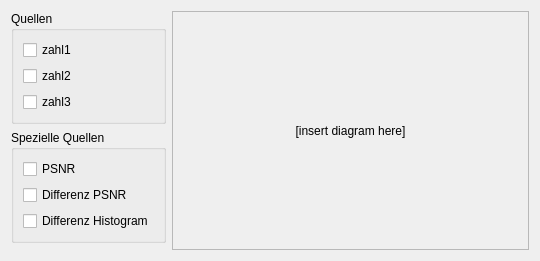
<?xml version="1.0" encoding="UTF-8"?>
<ui version="4.0">
 <class>DiagramViewer</class>
 <widget class="QWidget" name="DiagramViewer">
  <property name="geometry">
   <rect>
    <x>0</x>
    <y>0</y>
    <width>540</width>
    <height>261</height>
   </rect>
  </property>
  <property name="windowTitle">
   <string>Form</string>
  </property>
  <layout class="QGridLayout" name="gridLayout_2">
   <item row="0" column="0">
    <layout class="QVBoxLayout" name="verticalLayout">
     <item>
      <widget class="QGroupBox" name="groupBox">
       <property name="title">
        <string>Quellen</string>
       </property>
       <layout class="QVBoxLayout" name="verticalLayout_3">
        <item>
         <widget class="QCheckBox" name="checkBox_5">
          <property name="text">
           <string>zahl1</string>
          </property>
         </widget>
        </item>
        <item>
         <widget class="QCheckBox" name="checkBox_6">
          <property name="text">
           <string>zahl2</string>
          </property>
         </widget>
        </item>
        <item>
         <widget class="QCheckBox" name="checkBox_7">
          <property name="text">
           <string>zahl3</string>
          </property>
         </widget>
        </item>
       </layout>
      </widget>
     </item>
     <item>
      <widget class="QGroupBox" name="groupBox_2">
       <property name="title">
        <string>Spezielle Quellen</string>
       </property>
       <layout class="QVBoxLayout" name="verticalLayout_4">
        <item>
         <widget class="QCheckBox" name="checkBox_8">
          <property name="text">
           <string>PSNR</string>
          </property>
         </widget>
        </item>
        <item>
         <widget class="QCheckBox" name="checkBox_9">
          <property name="text">
           <string>Differenz PSNR</string>
          </property>
         </widget>
        </item>
        <item>
         <widget class="QCheckBox" name="checkBox_10">
          <property name="text">
           <string>Differenz Histogram</string>
          </property>
         </widget>
        </item>
       </layout>
      </widget>
     </item>
     <item>
      <spacer name="verticalSpacer">
       <property name="orientation">
        <enum>Qt::Vertical</enum>
       </property>
       <property name="sizeHint" stdset="0">
        <size>
         <width>20</width>
         <height>40</height>
        </size>
       </property>
      </spacer>
     </item>
    </layout>
   </item>
   <item row="0" column="1">
    <widget class="QFrame" name="frame">
     <property name="sizePolicy">
      <sizepolicy hsizetype="Expanding" vsizetype="Preferred">
       <horstretch>0</horstretch>
       <verstretch>0</verstretch>
      </sizepolicy>
     </property>
     <property name="frameShape">
      <enum>QFrame::StyledPanel</enum>
     </property>
     <property name="frameShadow">
      <enum>QFrame::Raised</enum>
     </property>
     <layout class="QGridLayout" name="gridLayout">
      <item row="0" column="0">
       <widget class="QLabel" name="label">
        <property name="text">
         <string>[insert diagram here]</string>
        </property>
        <property name="alignment">
         <set>Qt::AlignCenter</set>
        </property>
       </widget>
      </item>
     </layout>
    </widget>
   </item>
  </layout>
 </widget>
 <resources/>
 <connections/>
</ui>
